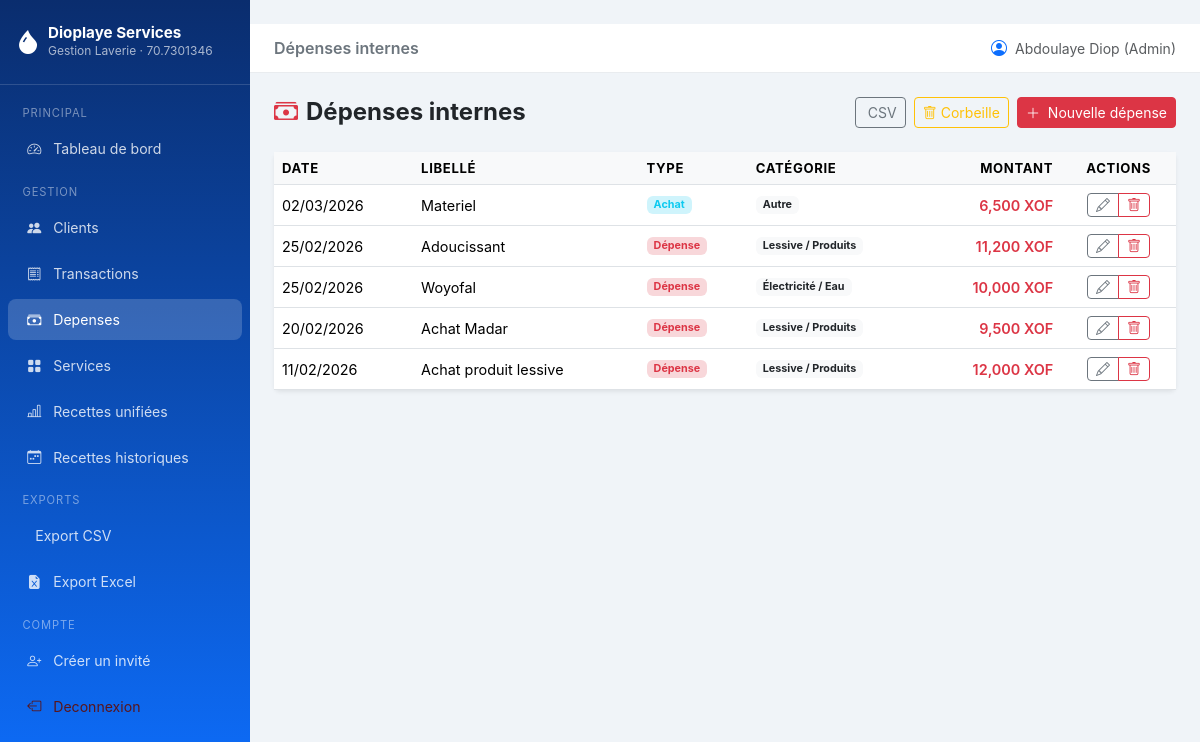
Page /depenses/ (signed in) on the committed database.
### models.py (models this page shows, shortened)
class User(UserMixin, db.Model):
    __tablename__ = "users"
    id = db.Column(db.Integer, primary_key=True)
    username = db.Column(db.String(64), unique=True, nullable=False)
    email = db.Column(db.String(120), unique=True, nullable=False)
    password_hash = db.Column(db.String(256), nullable=False)
    role = db.Column(db.String(20), nullable=False, default="invite")
    is_active = db.Column(db.Boolean, default=True)
    created_at = db.Column(db.DateTime, default=datetime.utcnow)
    @property
    def is_admin(self) -> bool:
        return (self.role or "").lower() == "admin"

class DepenseInterne(db.Model):
    __tablename__ = "depenses_internes"
    TYPE_CHOICES = ["depense", "achat"]
    id = db.Column(db.Integer, primary_key=True)
    libelle = db.Column(db.String(200), nullable=False)
    montant = db.Column(db.Float, nullable=False)
    type_depense = db.Column(db.String(20), nullable=False, default="depense")
    categorie = db.Column(db.String(100), nullable=True)
    date_depense = db.Column(db.Date, default=date.today)
    notes = db.Column(db.String(300), nullable=True)
    created_at = db.Column(db.DateTime, default=datetime.utcnow)
    created_by_id = db.Column(db.Integer, db.ForeignKey("users.id"), nullable=True)
    deleted_at = db.Column(db.DateTime, nullable=True)
    created_by = db.relationship("User", foreign_keys=[created_by_id])

### routes/depenses.py (the view)
@depenses_bp.route("/")
@login_required
def index():
    page = request.args.get("page", 1, type=int)
    pagination = (
        DepenseInterne.query
        .filter(DepenseInterne.deleted_at == None)  # noqa: E711
        .order_by(DepenseInterne.date_depense.desc())
        .paginate(page=page, per_page=Config.ITEMS_PER_PAGE, error_out=False)
    )
    return render_template("transactions/depenses.html",
                           depenses=pagination.items,
                           pagination=pagination)

### templates/transactions/depenses.html (shortened to what this page needs)
{% extends "base.html" %}
{% block page_title %}Dépenses internes{% endblock %}
{% block content %}
<div class="d-flex justify-content-between align-items-center mb-4">
  <h4 class="fw-bold mb-0"><i class="bi bi-cash-stack text-danger me-2"></i>Dépenses internes</h4>
  <div class="d-flex gap-2">
    <a href="{{ url_for('exports.depenses_csv') }}" class="btn btn-outline-secondary btn-sm">
      CSV
    </a>
    {% if current_user.is_admin %}
    <a href="{{ url_for('depenses.corbeille') }}" class="btn btn-outline-warning btn-sm">
      <i class="bi bi-trash me-1"></i>Corbeille
    </a>
    {% endif %}
    <a href="{{ url_for('depenses.create') }}" class="btn btn-danger btn-sm">
      <i class="bi bi-plus-lg me-1"></i> Nouvelle dépense
    </a>
  </div>
</div>
<div class="card border-0 shadow-sm">
  <div class="card-body p-0">
    <div class="table-responsive">
      <table class="table table-hover mb-0">
        <thead>
          <tr>
            <th>Date</th>
            <th>Libellé</th>
            <th>Type</th>
            <th>Catégorie</th>
            <th class="text-end">Montant</th>
            <th class="text-center">Actions</th>
          </tr>
        </thead>
        <tbody>
          {% for d in depenses %}
          <tr>
            <td>{{ d.date_depense.strftime("%d/%m/%Y") }}</td>
            <td>{{ d.libelle }}</td>
            <td>
              {% if d.type_depense == 'achat' %}
              <span class="badge bg-info-subtle text-info">Achat</span>
              {% else %}
              <span class="badge bg-danger-subtle text-danger">Dépense</span>
              {% endif %}
            </td>
            <td><span class="badge bg-light text-dark">{{ d.categorie or "—" }}</span></td>
            <td class="text-end fw-semibold text-danger">{{ "{:,.0f}".format(d.montant) }} XOF</td>
            <td class="text-center">
              <div class="btn-group btn-group-sm">
                <a href="{{ url_for('depenses.edit', dep_id=d.id) }}"
                   class="btn btn-outline-secondary"><i class="bi bi-pencil"></i></a>
                <button class="btn btn-outline-danger js-delete-depense"
                        data-dep-id="{{ d.id }}"
                        data-dep-nom="{{ d.libelle|e }}">
                  <i class="bi bi-trash"></i>
                </button>
              </div>
            </td>
          </tr>
          {% else %}
          <tr>
            <td colspan="6" class="text-center text-muted py-4">
              <i class="bi bi-cash-stack fs-2 d-block mb-2"></i>Aucune dépense enregistrée
            </td>
          </tr>
          {% endfor %}
        </tbody>
      </table>
    </div>
  </div>
</div>
{% endblock %}

### templates/base.html (shortened to what this page needs)
﻿<!DOCTYPE html>
<html lang="fr">
<head>
  <link rel="stylesheet" href="https://cdn.jsdelivr.net/npm/bootstrap@5.3.3/dist/css/bootstrap.min.css">
  <link rel="stylesheet" href="https://cdn.jsdelivr.net/npm/bootstrap-icons@1.11.3/font/bootstrap-icons.css">
  <link rel="stylesheet" href="{{ url_for('static', filename='css/main.css') }}">
</head>
<body>
{% if current_user.is_authenticated %}
<nav id="sidebar">
  <div class="brand">
    <div class="d-flex align-items-center gap-2">
      <i class="bi bi-droplet-fill fs-4 text-white"></i>
      <div>
        <h5>{{ config.get('LAVERIE_NOM', 'Dioplaye Services') }}</h5>
        <small>Gestion Laverie · {{ config.get('LAVERIE_TELEPHONE', '-') }}</small>
      </div>
    </div>
  </div>
  <ul class="nav flex-column mt-2">
    <li class="nav-section">Principal</li>
    <li class="nav-item">
      <a class="nav-link {% if request.endpoint == 'dashboard.index' %}active{% endif %}"
         href="{{ url_for('dashboard.index') }}">
        <i class="bi bi-speedometer2"></i> Tableau de bord
      </a>
    </li>
    <li class="nav-section">Gestion</li>
    <li class="nav-item">
      <a class="nav-link {% if request.blueprint == 'clients' %}active{% endif %}"
         href="{{ url_for('clients.index') }}">
        <i class="bi bi-people-fill"></i> Clients
      </a>
    </li>
    <li class="nav-item">
      <a class="nav-link {% if request.blueprint == 'transactions' %}active{% endif %}"
         href="{{ url_for('transactions.index') }}">
        <i class="bi bi-receipt"></i> Transactions
      </a>
    </li>
    <li class="nav-item">
      <a class="nav-link {% if request.blueprint == 'depenses' %}active{% endif %}"
         href="{{ url_for('depenses.index') }}">
        <i class="bi bi-cash-stack"></i> Depenses
      </a>
    </li>
    <li class="nav-item">
      <a class="nav-link {% if request.blueprint == 'services' %}active{% endif %}"
         href="{{ url_for('services.index') }}">
        <i class="bi bi-grid-fill"></i> Services
      </a>
    </li>
    <li class="nav-item">
      <a class="nav-link {% if request.endpoint == 'recettes_historiques.unifiees' %}active{% endif %}"
         href="{{ url_for('recettes_historiques.unifiees') }}">
        <i class="bi bi-bar-chart-line"></i> Recettes unifiées
      </a>
    </li>
    {% if current_user.is_admin %}
    <li class="nav-item">
      <a class="nav-link {% if request.blueprint == 'recettes_historiques' and request.endpoint != 'recettes_historiques.unifiees' %}active{% endif %}"
         href="{{ url_for('recettes_historiques.index') }}">
        <i class="bi bi-calendar-week"></i> Recettes historiques
      </a>
    </li>
    {% endif %}
    <li class="nav-section">Exports</li>
    <li class="nav-item">
      <a class="nav-link" href="{{ url_for('exports.transactions_csv') }}">
         Export CSV
      </a>
    </li>
    <li class="nav-item">
      <a class="nav-link" href="{{ url_for('exports.transactions_excel') }}">
        <i class="bi bi-file-earmark-excel-fill"></i> Export Excel
      </a>
    </li>
    <li class="nav-section mt-auto">Compte</li>
    {% if current_user.is_admin %}
    <li class="nav-item">
      <a class="nav-link" href="{{ url_for('auth.create_invite') }}">
        <i class="bi bi-person-plus"></i> Créer un invité
      </a>
    </li>
    {% endif %}
    <li class="nav-item">
      <a class="nav-link text-danger-emphasis" href="{{ url_for('auth.logout') }}">
        <i class="bi bi-box-arrow-left"></i> Deconnexion
      </a>
    </li>
  </ul>
</nav>
{% endif %}
<div id="main-content">
  {% if current_user.is_authenticated %}
  <div class="topbar d-flex align-items-center justify-content-between">
    <div class="d-flex align-items-center gap-3">
      <span class="fw-semibold text-secondary">{% block page_title %}{% endblock %}</span>
    </div>
    <div class="d-flex align-items-center gap-2">
      <i class="bi bi-person-circle text-primary"></i>
      <small class="text-muted">
        {{ current_user.username }}{% if current_user.is_admin %} (Admin){% else %} (Invité){% endif %}
      </small>
    </div>
  </div>
  {% endif %}
  <div class="page-content">
    {% block content %}{% endblock %}
  </div>
</div>
</body>
</html>

### static/css/main.css (style rules this page uses)
:root { --sidebar-width: 250px; --primary: #0d6efd; --success: #198754; }
body { background: #f0f4f8; font-family: 'Inter', sans-serif; }
#sidebar { width: var(--sidebar-width); min-height: 100vh; background: linear-gradient(180deg, #0a2d6e 0%, #0d6efd 100%); position: fixed; top: 0; left: 0; z-index: 100; transition: transform 0.3s ease; }
#sidebar .brand { padding: 1.5rem 1rem; border-bottom: 1px solid rgba(255,255,255,.15); }
#sidebar .brand h5 { color: #fff; font-weight: 700; margin: 0; font-size: .95rem; }
#sidebar .brand small { color: rgba(255,255,255,.65); font-size: .75rem; }
#sidebar .nav-link { color: rgba(255,255,255,.8); padding: .65rem 1.2rem; border-radius: 8px; margin: 2px 8px; transition: all .2s; font-size: .88rem; }
#sidebar .nav-link:hover, #sidebar .nav-link.active { background: rgba(255,255,255,.18); color: #fff; }
#sidebar .nav-link i { width: 20px; text-align: center; margin-right: 8px; }
#sidebar .nav-section { font-size: .7rem; text-transform: uppercase; letter-spacing: .08em; color: rgba(255,255,255,.45); padding: .75rem 1.4rem .25rem; }
#main-content { margin-left: var(--sidebar-width); min-height: 100vh; }
.topbar { background: #fff; border-bottom: 1px solid #e9ecef; padding: .75rem 1.5rem; position: sticky; top: 0; z-index: 50; }
.page-content { padding: 1.5rem; }
.table thead th { background: #f8f9fa; font-size: .82rem; text-transform: uppercase; letter-spacing: .05em; }
.table td { vertical-align: middle; font-size: .9rem; }

### templates/base.html (style rules this page uses)
:root { --sidebar-width: 250px; --primary: #0d6efd; --success: #198754; }
body { background: #f0f4f8; font-family: 'Inter', sans-serif; }
#sidebar { width: var(--sidebar-width); min-height: 100vh; background: linear-gradient(180deg, #0a2d6e 0%, #0d6efd 100%); position: fixed; top: 0; left: 0; z-index: 100; transition: transform 0.3s ease; }
#sidebar .brand { padding: 1.5rem 1rem; border-bottom: 1px solid rgba(255,255,255,.15); }
#sidebar .brand h5 { color: #fff; font-weight: 700; margin: 0; font-size: .95rem; }
#sidebar .brand small { color: rgba(255,255,255,.65); font-size: .75rem; }
#sidebar .nav-link { color: rgba(255,255,255,.8); padding: .65rem 1.2rem; border-radius: 8px; margin: 2px 8px; transition: all .2s; font-size: .88rem; }
#sidebar .nav-link:hover, #sidebar .nav-link.active { background: rgba(255,255,255,.18); color: #fff; }
#sidebar .nav-link i { width: 20px; text-align: center; margin-right: 8px; }
#sidebar .nav-section { font-size: .7rem; text-transform: uppercase; letter-spacing: .08em; color: rgba(255,255,255,.45); padding: .75rem 1.4rem .25rem; }
#main-content { margin-left: var(--sidebar-width); min-height: 100vh; }
.topbar { background: #fff; border-bottom: 1px solid #e9ecef; padding: .75rem 1.5rem; position: sticky; top: 0; z-index: 50; }
.page-content { padding: 1.5rem; }
.table thead th { background: #f8f9fa; font-size: .82rem; text-transform: uppercase; letter-spacing: .05em; }
.table td { vertical-align: middle; font-size: .9rem; }

### rows in the picture
User: username "Abdoulaye Diop"
DepenseInterne: date_depense "02/03/2026", libelle "Materiel", type_depense "Achat", categorie "Autre", montant "6,500"
DepenseInterne: date_depense "25/02/2026", libelle "Adoucissant", type_depense "Dépense", categorie "Lessive / Produits", montant "11,200"
DepenseInterne: date_depense "25/02/2026", libelle "Woyofal", type_depense "Dépense", categorie "Électricité / Eau", montant "10,000"
DepenseInterne: date_depense "20/02/2026", libelle "Achat Madar", type_depense "Dépense", categorie "Lessive / Produits", montant "9,500"
DepenseInterne: date_depense "11/02/2026", libelle "Achat produit lessive", type_depense "Dépense", categorie "Lessive / Produits", montant "12,000"

### other values in the picture
{{ config.get('LAVERIE_NOM', 'Dioplaye Services') }} "Dioplaye Services"
{{ config.get('LAVERIE_TELEPHONE', '-') }} "70.7301346"
